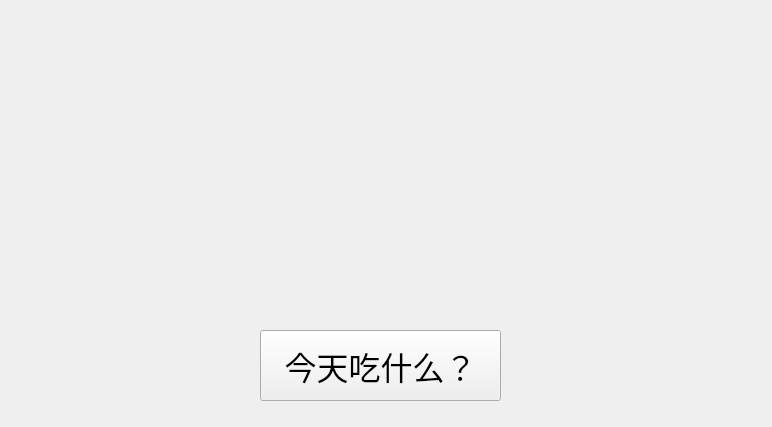
<?xml version="1.0" encoding="UTF-8"?>
<ui version="4.0">
 <class>eatthing</class>
 <widget class="QWidget" name="eatthing">
  <property name="geometry">
   <rect>
    <x>0</x>
    <y>0</y>
    <width>772</width>
    <height>427</height>
   </rect>
  </property>
  <property name="windowTitle">
   <string>eatthing</string>
  </property>
  <widget class="QLabel" name="label">
   <property name="geometry">
    <rect>
     <x>200</x>
     <y>50</y>
     <width>381</width>
     <height>181</height>
    </rect>
   </property>
   <property name="font">
    <font>
     <family>Calisto MT</family>
     <pointsize>12</pointsize>
    </font>
   </property>
   <property name="text">
    <string/>
   </property>
  </widget>
  <widget class="QPushButton" name="pushButton">
   <property name="geometry">
    <rect>
     <x>260</x>
     <y>330</y>
     <width>241</width>
     <height>71</height>
    </rect>
   </property>
   <property name="font">
    <font>
     <family>Corbel</family>
     <pointsize>24</pointsize>
    </font>
   </property>
   <property name="text">
    <string>今天吃什么？</string>
   </property>
  </widget>
 </widget>
 <resources/>
 <connections/>
</ui>
